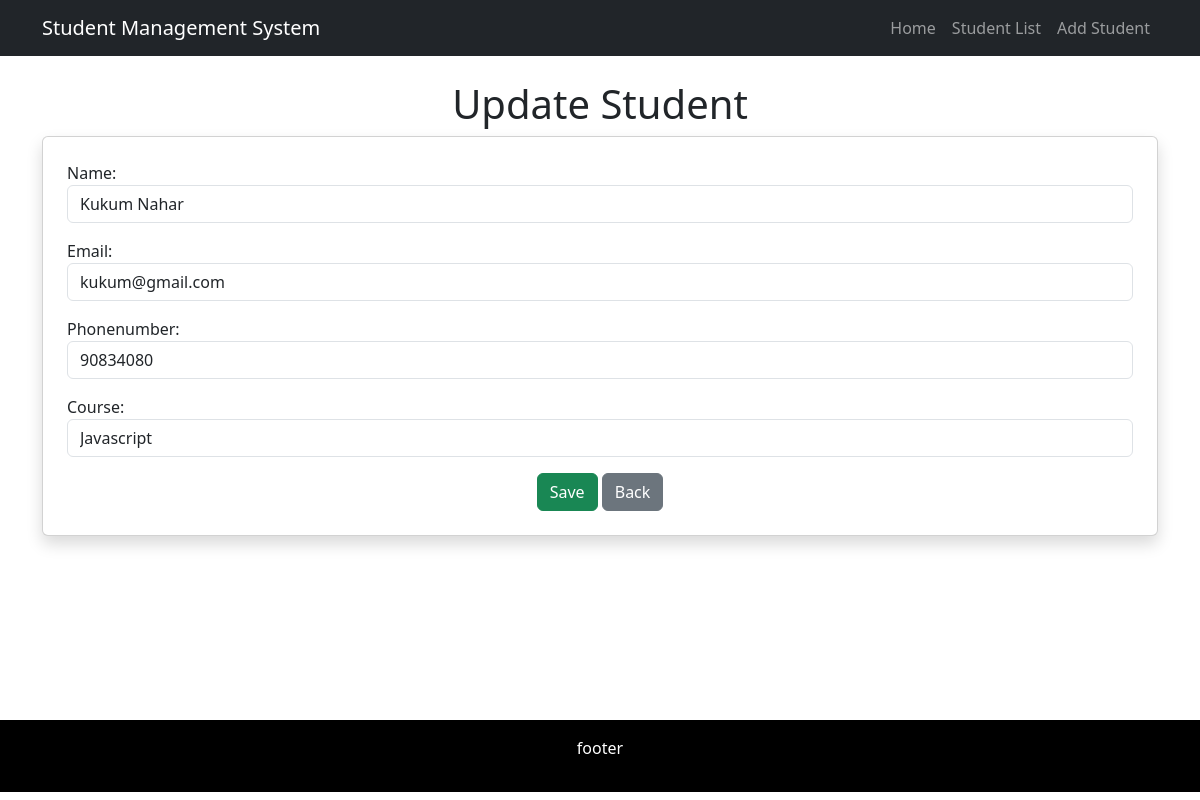
The page /update/15/ on the database its author committed.
### student/models.py (models this page shows, shortened)
class Student(models.Model):
    name = models.CharField(max_length=100)
    email = models.CharField(max_length=100)
    phonenumber = models.IntegerField()
    course = models.CharField(max_length=100)

### student/views.py (the view)
# urls.py: path('update/<int:student_id>/', views.update_student,name='update_student'),
def update_student(request,student_id):
    specific_student=Student.objects.get(id=student_id)
    if request.method == 'POST':
      form = StudentForm(request.POST,instance=specific_student)
      if form.is_valid():
         form.save()
         messages.add_message(request,messages.WARNING,'Record Updated')
         return redirect('studentlist')
    else:
        form = StudentForm(instance=specific_student)
        return render(request,'add_student.html',{'form':form})

### student/forms.py
class StudentForm(forms.ModelForm):
    class Meta:
        model = Student
        fields = ['name','email','phonenumber','course']
        widgets = {
            'name' : forms.TextInput(attrs={
                'class':'form-control'
            }),
            'email': forms.EmailInput(attrs={
                'class':'form-control'
            }),
            'phonenumber' : forms.NumberInput(attrs={
                'class':'form-control'
            }),
            'course' : forms.TextInput(attrs={
                'class':'form-control'
            }),
        }

### student/templates/add_student.html (shortened to what this page needs)
{% extends "base.html" %}
{% load crispy_forms_tags %}
{% block content %}
    <h1 class="text-center">{% if form.instance.pk %}Update{% else %}Add{% endif %} Student</h1>
    <div class="card shadow p-4">
        <form method="post">
            {{ form.as_p }}
            <div class="text-center">
                <button type="submit" class="btn btn-success">Save</button>
                <a href="{% url 'homepage' %}" class="btn btn-secondary">Back</a>
            </div>
        </form>
    </div>
{% endblock %}

### rows shown on the page
Student: name "Kukum Nahar", email "kukum@gmail.com", phonenumber "90834080", course "Javascript"
